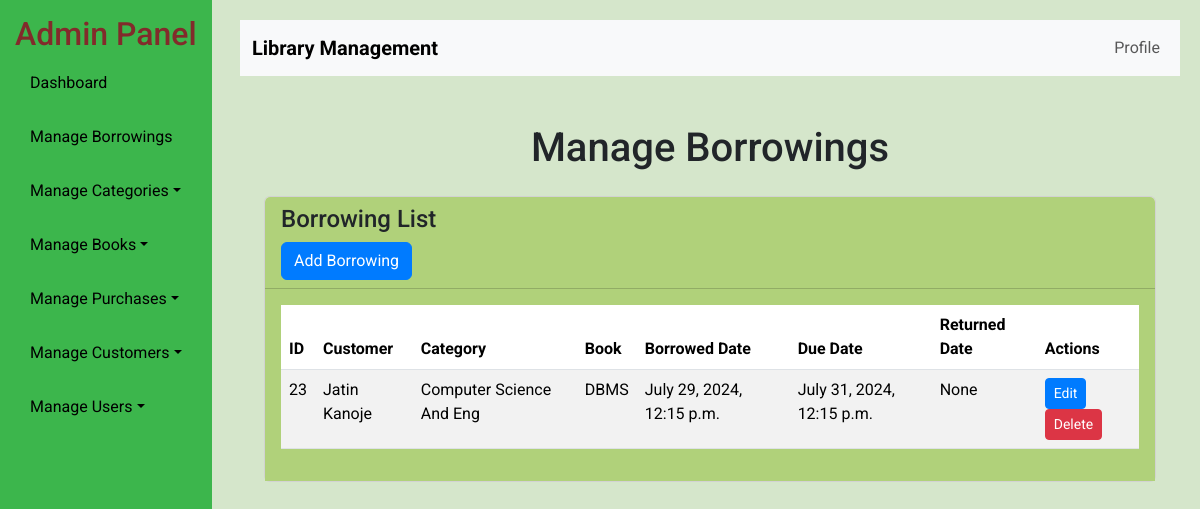
The app's page /ladmin/borrowings/, older data.
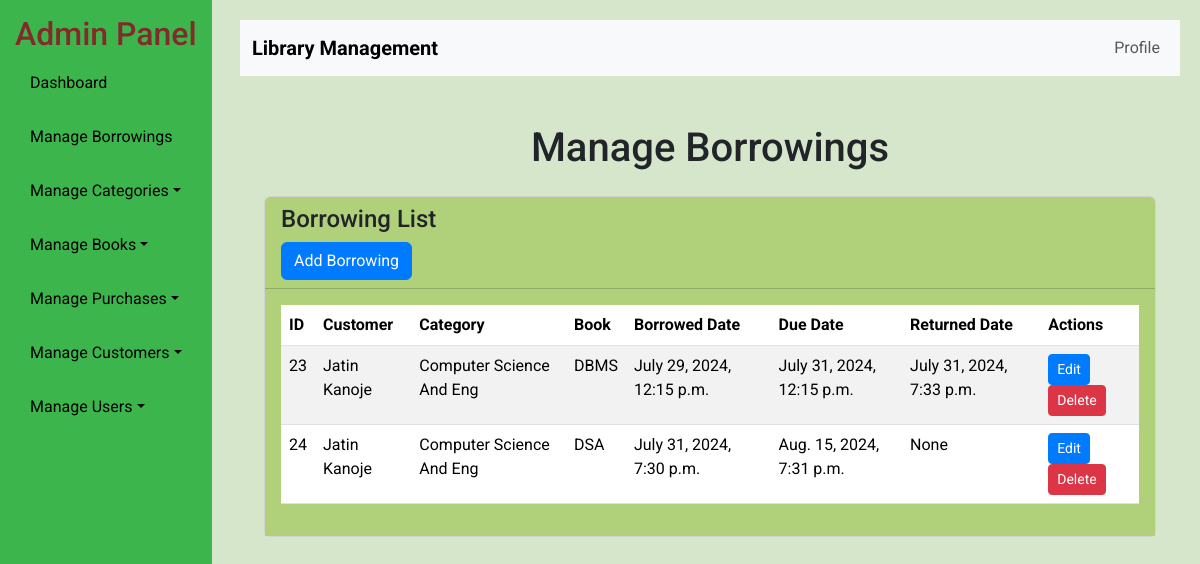
The same page, newer data.
### ladmin/models.py (models this page shows, shortened)
class Borrowing(models.Model):
    user = models.ForeignKey(customer, on_delete=models.CASCADE)
    category = models.ForeignKey(Category, on_delete=models.CASCADE, null=True)
    book = models.ForeignKey(Book, on_delete=models.CASCADE)
    borrowed_date = models.DateTimeField(default=timezone.now)
    due_date = models.DateTimeField()
    returned_date = models.DateTimeField(blank=True, null=True)

class Book(models.Model):
    book_id = models.CharField(max_length=100, unique=True, null=True)
    title = models.CharField(max_length=255)
    author = models.CharField(max_length=255)
    category = models.ForeignKey(Category, on_delete=models.CASCADE)
    quantity = models.PositiveIntegerField(default=0)
    def __str__(self):
        return self.title

class Category(models.Model):
    name = models.CharField(max_length=255)
    def __str__(self):
        return self.name

### cust/models.py (models this page shows)
class customer(models.Model):
    user = models.OneToOneField(User, on_delete=models.CASCADE, null=True)
    name = models.CharField(max_length=50, null=True)
    mobile = models.IntegerField(null=True)
    email = models.EmailField(max_length=254, null=True)
    address = models.CharField(max_length=50, null=True)
    gender = models.CharField(max_length=50, null=True)
    created_at = models.DateTimeField(auto_now=False, auto_now_add=False, null=True)
    picture=models.ImageField(null=True)
    active = models.BooleanField(default=True)
    def __str__(self):
        return self.name

### ladmin/views.py (the view)
# urls.py: path('borrowings/', admin_borrowings, name='admin_borrowings'),
def admin_borrowings(request):
    borrowings = Borrowing.objects.all()
    return render(request, 'ladmin/aborrowing.html', {'borrowings': borrowings})

### template/ladmin/aborrowing.html
{% extends "ladmin/base.html" %}
{% block content %}
<div class="container mt-5">
    <h1 class="text-center">Manage Borrowings</h1>
    <div class="row mt-4">
        <div class="col-md-12">
            <div class="card">
                <div class="card-header">
                    <h4>Borrowing List</h4>
                    <a href="{% url 'admin_add_borrowing' %}" class="btn btn-primary">Add Borrowing</a>
                </div>
                <div class="card-body">
                    <table class="table table-striped">
                        <thead>
                            <tr>
                                <th>ID</th>
                                <th>Customer</th>
                                <th>Category</th>
                                <th>Book</th>
                                <th>Borrowed Date</th>
                                <th>Due Date</th>
                                <th>Returned Date</th>
                                <th>Actions</th>
                            </tr>
                        </thead>
                        <tbody>
                            {% for borrowing in borrowings %}
                            <tr>
                                <td>{{ borrowing.id }}</td>
                                <td>{{ borrowing.user }}</td>
                                <td>{{ borrowing.book.category }}</td>
                                <td>{{ borrowing.book }}</td>
                                <td>{{ borrowing.borrowed_date }}</td>
                                <td>{{ borrowing.due_date }}</td>
                                <td>{{ borrowing.returned_date }}</td>
                                <td>
                                    <a href="{% url 'admin_edit_borrowing' borrowing.id %}" class="btn btn-sm btn-primary">Edit</a>
                                    <a href="#" class="btn btn-sm btn-danger">Delete</a>
                                </td>
                            </tr>
                            {% endfor %}
                        </tbody>
                    </table>
                </div>
            </div>
        </div>
    </div>
</div>
{% endblock content %}

Row changes from the older to the newer data that the page shows:
changed Borrowing "DBMS": returned_date "None" → "July 31, 2024, 7:33 p.m."
added Borrowing: id "24", user "Jatin Kanoje", book.category "Computer Science And Eng", book "DSA", borrowed_date "July 31, 2024, 7:30 p.m.", due_date "Aug. 15, 2024, 7:31 p.m.", returned_date "None"
